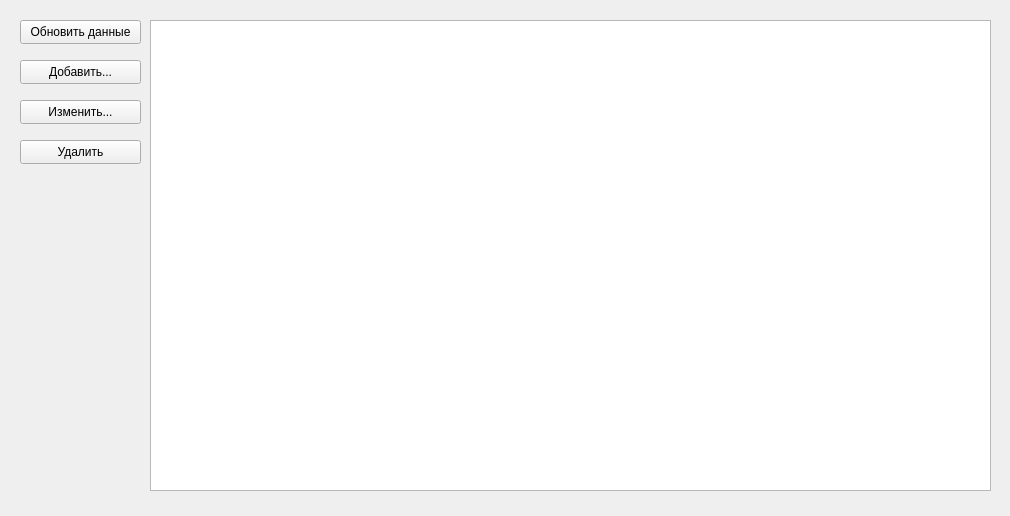
<?xml version="1.0" encoding="UTF-8"?>
<ui version="4.0">
 <class>students</class>
 <widget class="QWidget" name="students">
  <property name="geometry">
   <rect>
    <x>0</x>
    <y>0</y>
    <width>1010</width>
    <height>516</height>
   </rect>
  </property>
  <property name="windowTitle">
   <string>Form</string>
  </property>
  <widget class="QPushButton" name="DeleteRow">
   <property name="geometry">
    <rect>
     <x>20</x>
     <y>140</y>
     <width>121</width>
     <height>24</height>
    </rect>
   </property>
   <property name="text">
    <string>Удалить</string>
   </property>
  </widget>
  <widget class="QPushButton" name="UpdateDialogOpen">
   <property name="geometry">
    <rect>
     <x>20</x>
     <y>100</y>
     <width>121</width>
     <height>24</height>
    </rect>
   </property>
   <property name="text">
    <string>Изменить...</string>
   </property>
  </widget>
  <widget class="QPushButton" name="InsertDialogOpen">
   <property name="geometry">
    <rect>
     <x>20</x>
     <y>60</y>
     <width>121</width>
     <height>24</height>
    </rect>
   </property>
   <property name="text">
    <string>Добавить...</string>
   </property>
  </widget>
  <widget class="QPushButton" name="tableRefreshButton">
   <property name="geometry">
    <rect>
     <x>20</x>
     <y>20</y>
     <width>121</width>
     <height>24</height>
    </rect>
   </property>
   <property name="text">
    <string>Обновить данные</string>
   </property>
  </widget>
  <widget class="QTableView" name="tableView">
   <property name="geometry">
    <rect>
     <x>150</x>
     <y>20</y>
     <width>841</width>
     <height>471</height>
    </rect>
   </property>
   <property name="sizePolicy">
    <sizepolicy hsizetype="Expanding" vsizetype="Expanding">
     <horstretch>0</horstretch>
     <verstretch>0</verstretch>
    </sizepolicy>
   </property>
   <property name="contextMenuPolicy">
    <enum>Qt::CustomContextMenu</enum>
   </property>
   <property name="sizeAdjustPolicy">
    <enum>QAbstractScrollArea::AdjustIgnored</enum>
   </property>
   <property name="editTriggers">
    <set>QAbstractItemView::NoEditTriggers</set>
   </property>
   <property name="showDropIndicator" stdset="0">
    <bool>false</bool>
   </property>
   <property name="dragDropOverwriteMode">
    <bool>false</bool>
   </property>
   <property name="selectionMode">
    <enum>QAbstractItemView::SingleSelection</enum>
   </property>
   <property name="selectionBehavior">
    <enum>QAbstractItemView::SelectRows</enum>
   </property>
   <property name="cornerButtonEnabled">
    <bool>false</bool>
   </property>
   <attribute name="verticalHeaderDefaultSectionSize">
    <number>70</number>
   </attribute>
  </widget>
 </widget>
 <resources/>
 <connections/>
</ui>
